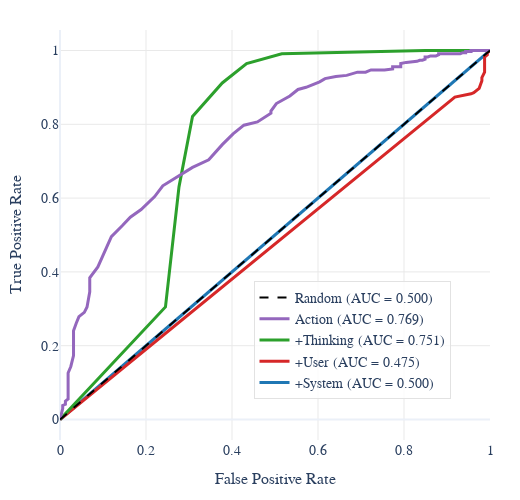

The code cell stored with this chart in its notebook:
### Code cell
fig = plot_roc_curves(df)
fig.show()
